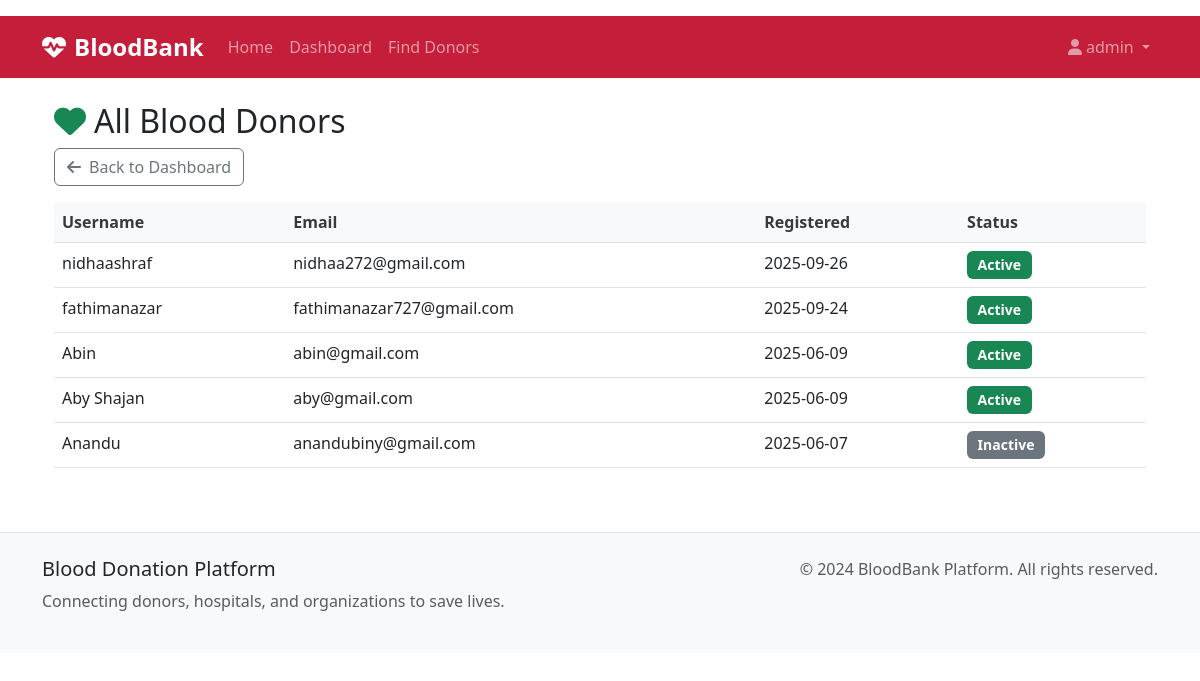
The app's page /admin/donors (signed in), older data.
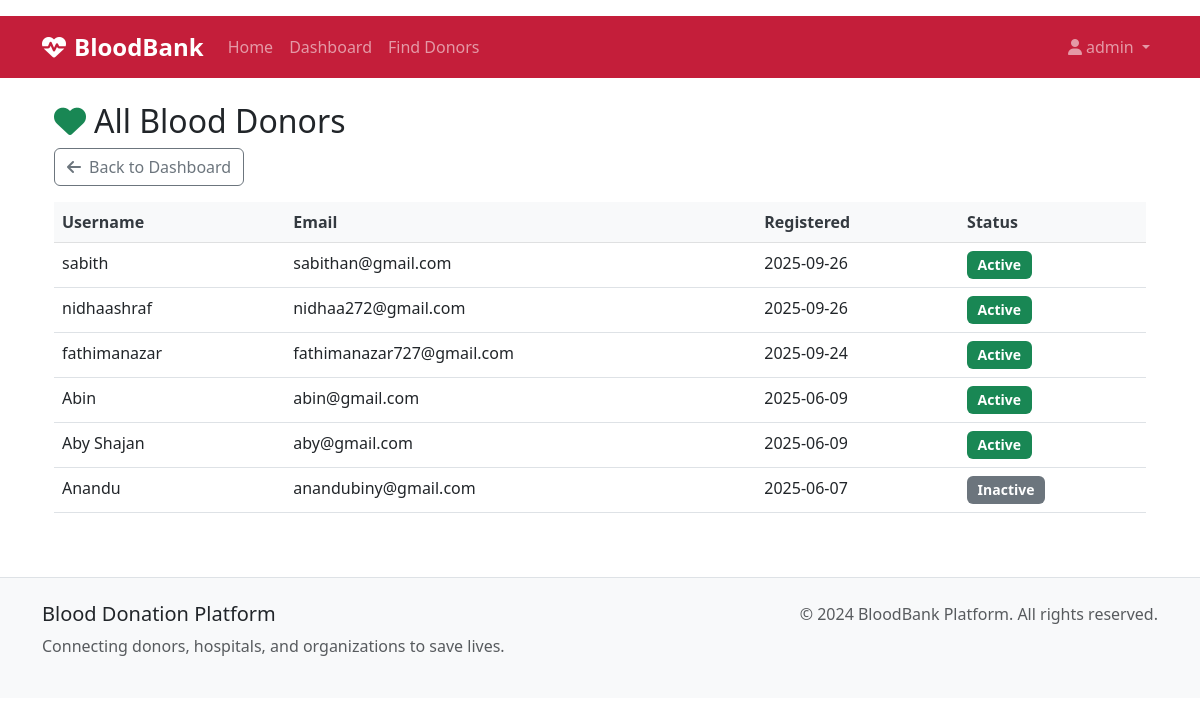
The same page, newer data.
### models.py (models this page shows, shortened)
class User(db.Model):
    id = db.Column(db.Integer, primary_key=True)
    username = db.Column(db.String(80), unique=True, nullable=False)
    email = db.Column(db.String(120), unique=True, nullable=False)
    password_hash = db.Column(db.String(256), nullable=False)
    role = db.Column(db.String(20), nullable=False)  # donor, hospital, organization, admin
    created_at = db.Column(db.DateTime, default=datetime.utcnow)
    is_active = db.Column(db.Boolean, default=True)
    donor_profile = db.relationship('DonorProfile', backref='user', uselist=False)
    hospital_profile = db.relationship('HospitalProfile', backref='user', uselist=False)
    organization_profile = db.relationship('OrganizationProfile', backref='user', uselist=False)

### routes.py (the view)
@app.route('/admin/donors')
@role_required(['admin'])
def admin_list_donors():
    donors = User.query.filter_by(role='donor').order_by(User.created_at.desc()).all()
    return render_template('admin/list_donors.html', donors=donors)

### utils.py (called while the page is built)
def role_required(roles):
    def decorator(f):
        @wraps(f)
        def decorated_function(*args, **kwargs):
            if 'user_id' not in session:
                flash('Please log in to access this page.', 'warning')
                return redirect(url_for('login'))
            user = User.query.get(session['user_id'])
            if not user or user.role not in roles:
                flash('You do not have permission to access this page.',
                      'error')
                return redirect(url_for('dashboard'))
            return f(*args, **kwargs)
        return decorated_function
    return decorator

### templates/admin/list_donors.html (shortened to what this page needs)
{% extends 'base.html' %}
{% block content %}
<div class="container my-4">
    <h2><i class="fas fa-heart me-2 text-success"></i>All Blood Donors</h2>
    <a href="{{ url_for('admin_dashboard') }}" class="btn btn-outline-secondary mb-3">
        <i class="fas fa-arrow-left me-2"></i>Back to Dashboard
    </a>
    <div class="table-responsive">
        <table class="table table-hover">
            <thead class="table-light">
                <tr>
                    <th>Username</th>
                    <th>Email</th>
                    <th>Registered</th>
                    <th>Status</th>
                </tr>
            </thead>
            <tbody>
                {% for donor in donors %}
                <tr>
                    <td>{{ donor.username }}</td>
                    <td>{{ donor.email }}</td>
                    <td>{{ donor.created_at.strftime('%Y-%m-%d') }}</td>
                    <td>{% if donor.is_active %}<span class="badge bg-success">Active</span>{% else %}<span class="badge bg-secondary">Inactive</span>{% endif %}</td>
                </tr>
                {% endfor %}
            </tbody>
        </table>
    </div>
</div>
{% endblock %}

Row changes from the older to the newer data that the page shows:
added User: username "sabith", email "sabithan@gmail.com", created_at "2025-09-26", is_active "Active"
